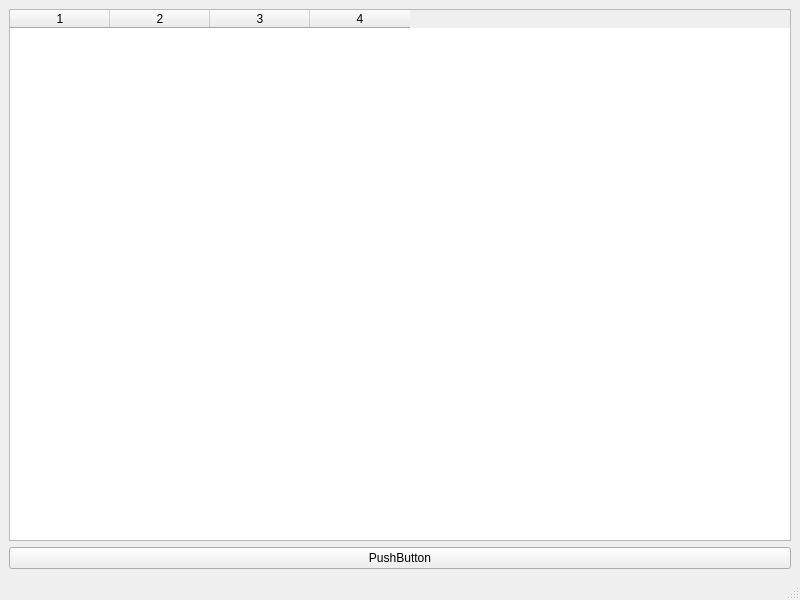
<?xml version="1.0" encoding="UTF-8"?>
<ui version="4.0">
 <class>MainWindow</class>
 <widget class="QMainWindow" name="MainWindow">
  <property name="geometry">
   <rect>
    <x>0</x>
    <y>0</y>
    <width>800</width>
    <height>600</height>
   </rect>
  </property>
  <property name="windowTitle">
   <string>MainWindow</string>
  </property>
  <widget class="QWidget" name="centralwidget">
   <layout class="QGridLayout" name="gridLayout">
    <item row="1" column="0">
     <widget class="QTableWidget" name="tableWidget">
      <property name="rowCount">
       <number>0</number>
      </property>
      <property name="columnCount">
       <number>4</number>
      </property>
      <column/>
      <column/>
      <column/>
      <column/>
     </widget>
    </item>
    <item row="2" column="0">
     <widget class="QPushButton" name="saveLogButton">
      <property name="text">
       <string>PushButton</string>
      </property>
     </widget>
    </item>
   </layout>
  </widget>
  <widget class="QMenuBar" name="menubar">
   <property name="geometry">
    <rect>
     <x>0</x>
     <y>0</y>
     <width>800</width>
     <height>24</height>
    </rect>
   </property>
  </widget>
  <widget class="QStatusBar" name="statusbar"/>
 </widget>
 <resources/>
 <connections/>
</ui>
